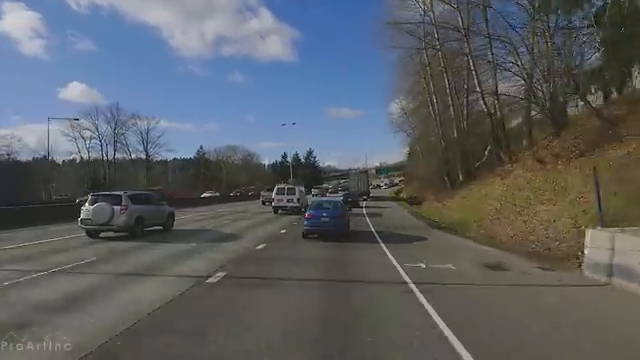
#> input picture frame 29 of assets/video.mp4, 640 x 360 px
$ python path_planning.py
#> lines starting #> are read from the running program, lines starting #| are printed output that depends on the picture; after the words box and inside, x2 and y2 are one past the last pixel; in counts of white or black regions, pixels touching at a corner belong together
import cv2
import numpy as np
import math

# Function to calculate endpoint based on angle and length
def calculate_endpoint(start_point, angle_degrees, curve_length):
    angle_radians = math.radians(angle_degrees)
    end_point_x = int(start_point[0] + curve_length * math.cos(angle_radians))
    end_point_y = int(start_point[1] - curve_length * math.sin(angle_radians))  # Minus sin for y (due to inverted y-axis in images)
    return (end_point_x, end_point_y)

# Load video file
video_path = "./video.mp4"
cap = cv2.VideoCapture(video_path)

if not cap.isOpened():
    print("Error: Could not open video.")
    exit()

# Create video writer to save output
output_path = "output_video.avi"
fps = int(cap.get(cv2.CAP_PROP_FPS))
frame_width = int(cap.get(cv2.CAP_PROP_FRAME_WIDTH))
frame_height = int(cap.get(cv2.CAP_PROP_FRAME_HEIGHT))
out = cv2.VideoWriter(output_path, cv2.VideoWriter_fourcc(*'XVID'), fps, (frame_width, frame_height))

# Parameters for drawing the curve
start_point = (100, 100)
angle_degrees = 45.0  # Initial angle in degrees
curve_length = 50

while True:
    ret, frame = cap.read()
#> frame is the input picture: shape (360, 640, 3); mean B, G, R 100.3, 96.2, 91.4
    if not ret:
        break

    # Calculate endpoint based on current angle and length
    end_point = calculate_endpoint(start_point, angle_degrees, curve_length)

    # Draw the curve line on the frame
    color = (0, 255, 0)  # Green color
    thickness = 2
    cv2.arrowedLine(frame, start_point, end_point, color, thickness, cv2.LINE_AA)
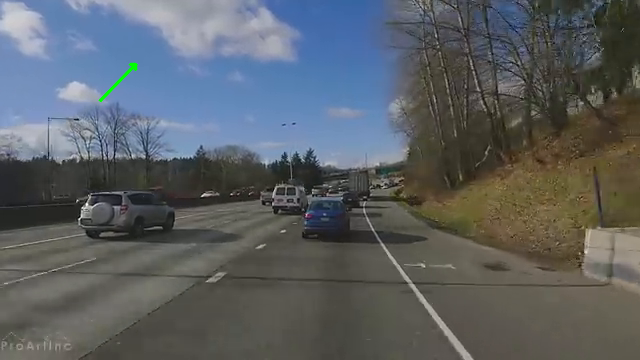
#> frame: shape (360, 640, 3); 0.12% of pixels changed, all inside (x1, y1, x2, y2) = (98, 62, 138, 103)

    # Display the frame with the curve line
    cv2.imshow("Video with Curve Line", frame)
    out.write(frame)  # Write frame to output video

    # Update angle for next frame (example: increasing by 1 degree per frame)
    angle_degrees += 1

    if cv2.waitKey(20) & 0xFF == ord('q'):
#> (key q is pressed here)
        break

# Release video capture and writer
cap.release()
out.release()
cv2.destroyAllWindows()

$ run again, starting later in the video
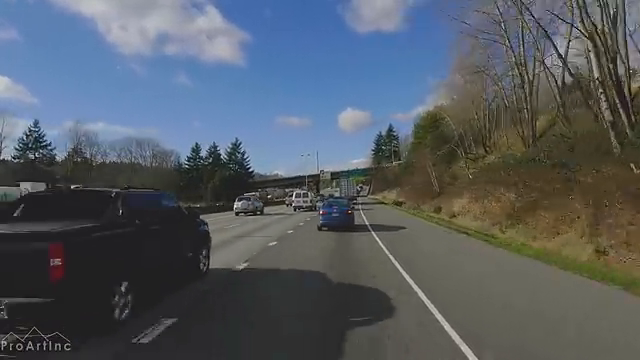
#> input picture frame 132 of assets/video.mp4, 640 x 360 px
#> frame is the input picture: shape (360, 640, 3); mean B, G, R 98.4, 91, 84.1
#> `cv2.arrowedLine(frame, start_point, end_point, color, thickness, cv2.L..`:
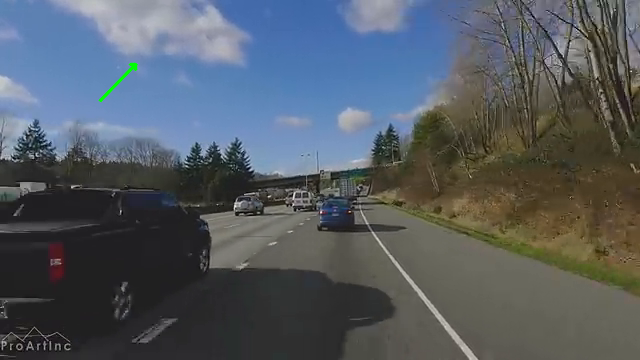
#> frame: shape (360, 640, 3); 0.12% of pixels changed, all inside (x1, y1, x2, y2) = (98, 62, 138, 103)

$ run again, starting later in the video
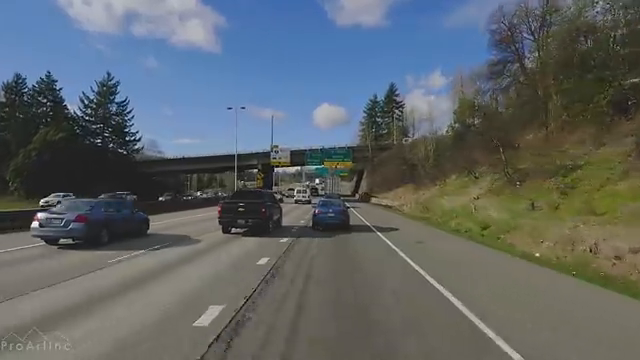
#> input picture frame 235 of assets/video.mp4, 640 x 360 px
#> frame is the input picture: shape (360, 640, 3); mean B, G, R 103.7, 101, 94.2
#> `cv2.arrowedLine(frame, start_point, end_point, color, thickness, cv2.L..`:
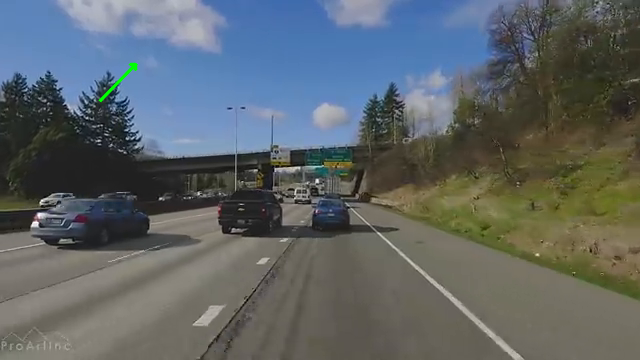
#> frame: shape (360, 640, 3); 0.12% of pixels changed, all inside (x1, y1, x2, y2) = (98, 62, 138, 103)
